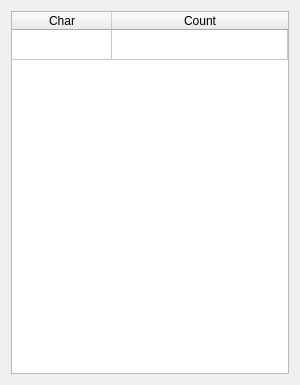
<?xml version="1.0" encoding="UTF-8"?>
<ui version="4.0">
 <class>AuthorCharCountDialog</class>
 <widget class="QDialog" name="AuthorCharCountDialog">
  <property name="geometry">
   <rect>
    <x>0</x>
    <y>0</y>
    <width>300</width>
    <height>385</height>
   </rect>
  </property>
  <property name="windowTitle">
   <string>Author Char Count</string>
  </property>
  <layout class="QGridLayout" name="gridLayout">
   <item row="0" column="0">
    <widget class="QTableWidget" name="tableWidget">
     <property name="textElideMode">
      <enum>Qt::ElideMiddle</enum>
     </property>
     <property name="sortingEnabled">
      <bool>true</bool>
     </property>
     <property name="rowCount">
      <number>1</number>
     </property>
     <attribute name="horizontalHeaderDefaultSectionSize">
      <number>100</number>
     </attribute>
     <attribute name="horizontalHeaderStretchLastSection">
      <bool>true</bool>
     </attribute>
     <attribute name="verticalHeaderVisible">
      <bool>false</bool>
     </attribute>
     <row/>
     <column>
      <property name="text">
       <string>Char</string>
      </property>
     </column>
     <column>
      <property name="text">
       <string>Count</string>
      </property>
     </column>
    </widget>
   </item>
  </layout>
 </widget>
 <resources/>
 <connections/>
</ui>
